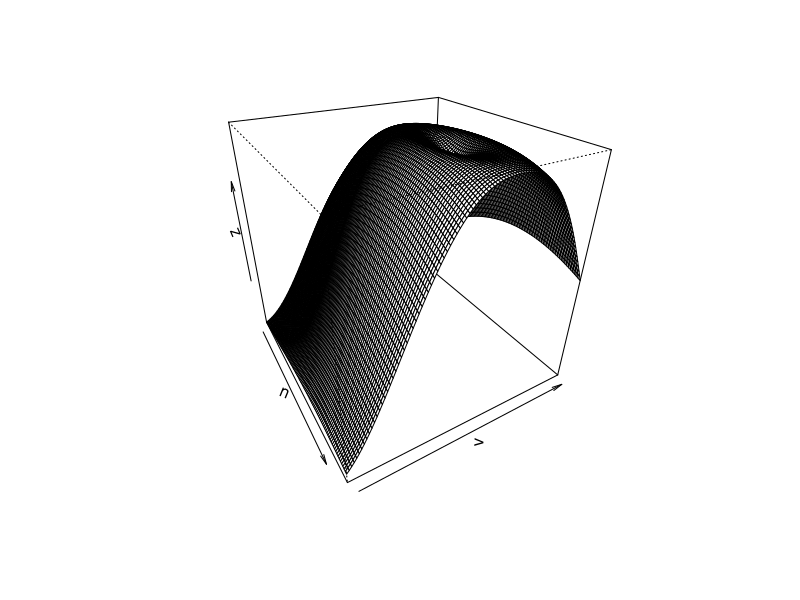
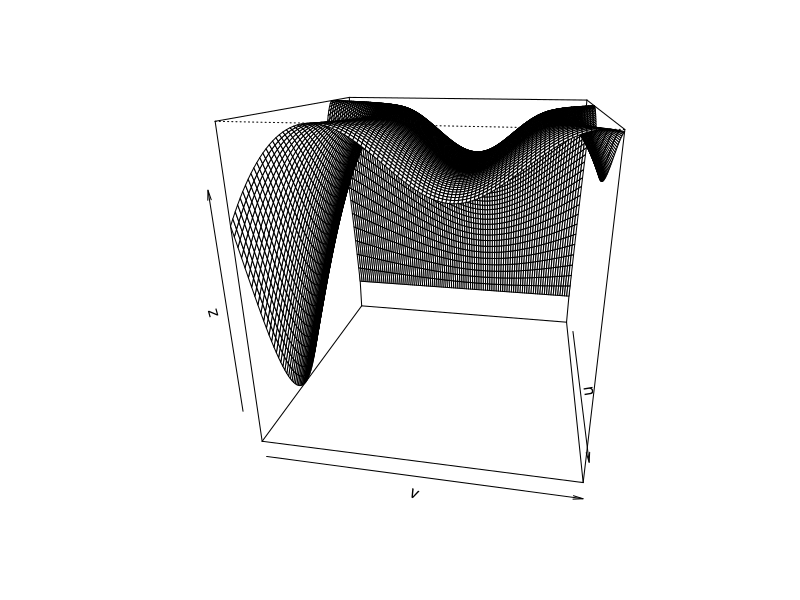

Write R code to recreate these figures, in order.
# Simulations et copules
# PROJET

# S = [-5, 3]x[1/3, 4]
# phi(x,y) =  sin((1+sqrt(x^2+y^2)))

# Methode 1
# Chose beautiful function
u <- seq(-pi/2,pi/4,length=100)
v <- seq(-pi,2,length=100)
c1 <-function(u,v){return (sin(abs(u)+abs(v)))}
c2 <-function(u,v){return (sin(u)+sin(v))}
c3 <-function(u,v){return ((u^2+3*v^2)*exp(-u^2-v^2))}
c4 <-function(u,v){return (-3*v/(u^2+v^2+1))} # very good
c5 <-function(u,v){return (v/(u^2+v^2))}
c6 <-function(u,v){return (asin(u^2+v^2-2))}
c7 <-function(u,v){return (1/(1+u^2+v^2))}
c8 <-function(u,v){return (exp(v/u))}
c9 <-function(u,v){return (u^3-v)}
c10 <-function(u,v){return (u*v^2-u^3)}
c11 <-function(u,v){return (u*v^3-v*u^3)}
c12 <-function(u,v){return (sin(u*v))} # very interesting
c13 <-function(u,v){return (exp(u)*cos(v))}
c14 <-function(u,v){return (sin(u-v))} 
c15 <-function(u,v){return (-(1-u^2)*(1-v^2))} # not bad
c16 <-function(u,v){return (sin(u)-sin(v))} # cool! check it's not multiplication
c17 <-function(u,v){return (u*v/(u^2+v^2))}
c18 <-function(u,v){return ((u+v)/(1+u^2+v^2))}
c19 <-function(u,v){return (-log(sqrt(u^2+v^2+1)))}
c20 <-function(u,v){return (exp(sqrt(u^2+v^2)))}
c21 <-function(u,v){return (sin((1+sqrt((u^2)+(v^2)))))} # super!
c22 <-function(u,v){return (u*sin(u+2*v))}
z <- outer(u,v,c21)
persp(u,v,z,theta = 60, phi = 30)

# We use c21
a <- -pi/2
b <- pi/4
c <- -pi
d <- 2
u <- seq(a,b,length=100)
v <- seq(c,d,length=100)
f <-function(u,v){return (sin((cos(u)*sqrt(1+u^2+v^2))))}
z <- outer(u,v,f)
persp(u,v,z,theta = 100, phi = 20)
K <- max(z)
n <- 10^3
U <- runif(n,min = a,max = b)
V <- runif(n,min = c,max = d)
W <- runif(n,0,K)
cst <- (b-a)*(d-c)*K # volume de cube
I1 <- cst*sum(f(U,V) > W)/n
print(I1)

# Methode 2
fres <- f(U,V)
I2 <- (b-a)*(d-c)*mean(f(U,V))
print(I2)

